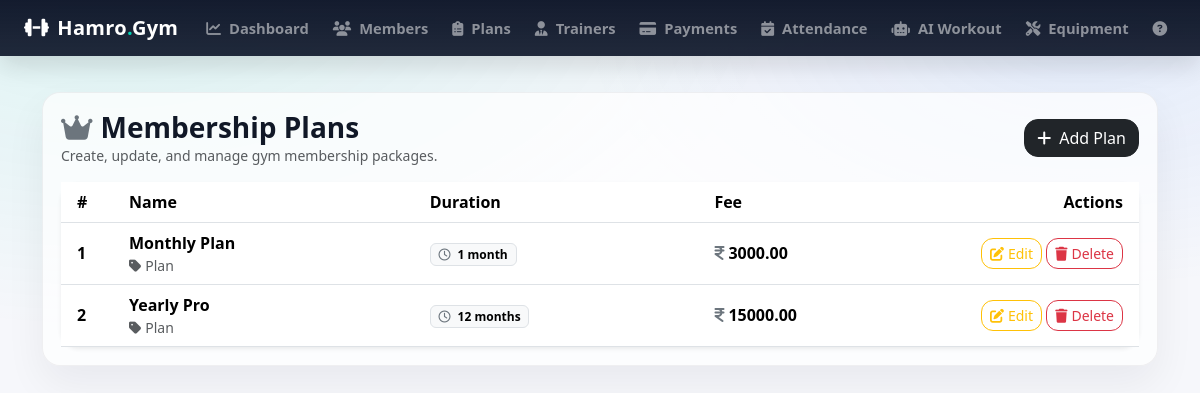
Before: /admin_plans/ (signed in) with the older database file.
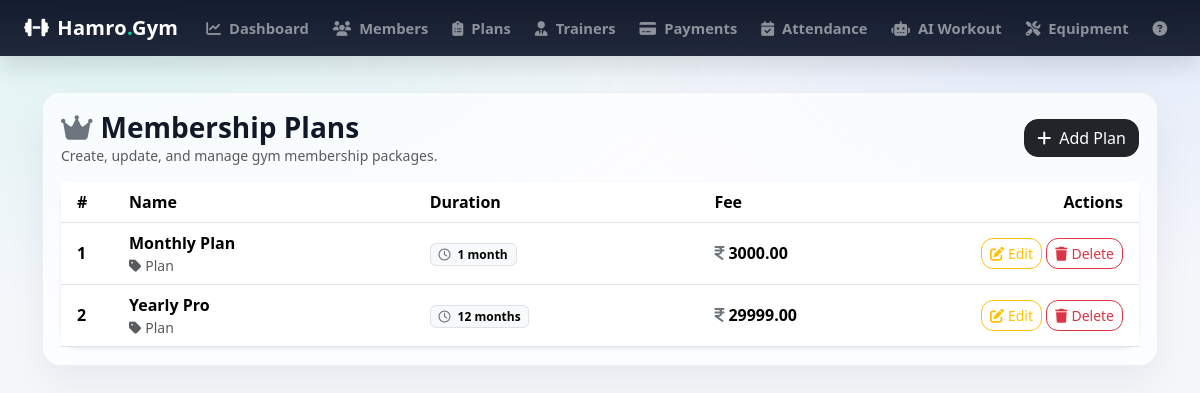
After: the same page with the newer database file.
### gymapp/models.py (models this page shows, shortened)
class MembershipPlan(models.Model):
    name = models.CharField(max_length=100)
    duration_months = models.PositiveIntegerField()
    fee = models.DecimalField(max_digits=10, decimal_places=2)
    description = models.TextField(blank=True)

### gymapp/views.py (the view)
    def wrapper(request, *args, **kwargs):
        if not request.user.is_authenticated or getattr(request.user, 'role', None) != 'ADMIN':
            messages.error(request, 'You must be logged in as an admin to access this page.')
            return redirect('admin_login')  # Redirect to the admin login page
        return view_func(request, *args, **kwargs)

### gymapp/views.py (called while the page is built)
def admin_required(view_func):
    def wrapper(request, *args, **kwargs):
        if not request.user.is_authenticated or getattr(request.user, 'role', None) != 'ADMIN':
            messages.error(request, 'You must be logged in as an admin to access this page.')
            return redirect('admin_login')  # Redirect to the admin login page
        return view_func(request, *args, **kwargs)
    return wrapper

@admin_required
def admin_plans_list(request):
    plans = MembershipPlan.objects.all().order_by('duration_months') # Fetch all membership plans from the database and order them by duration
    return render(request, 'admin_plans_list.html', {'plans': plans})

### gymapp/templates/admin_plans_list.html (shortened to what this page needs)
{% extends 'base.html' %}
{% block content %}
<div class="d-flex flex-wrap justify-content-between align-items-center gap-2 mb-3">
    <div>
        <h3 class="mb-0 fw-bold">
            <i class="fa-solid fa-crown me-2 text-secondary"></i>Membership Plans
        </h3>
        <div class="text-muted small">Create, update, and manage gym membership packages.</div>
    </div>
    <a href="{% url 'admin_plan_add' %}" class="btn btn-dark" style="border-radius:14px;">
        <i class="fa-solid fa-plus me-2"></i>Add Plan
    </a>
</div>
<div class="card border-0 shadow-sm" style="border-radius:18px;">
    <div class="card-body p-0">
        <div class="table-responsive">
            <table class="table table-hover align-middle mb-0">
                <thead style="background: rgba(15,23,42,.98); color: #fff;">
                <tr>
                    <th class="ps-3" style="width:60px;">#</th>
                    <th>Name</th>
                    <th>Duration</th>
                    <th>Fee</th>
                    <th class="text-end pe-3" style="width:190px;">Actions</th>
                </tr>
                </thead>
                <tbody>
                {% for p in plans %}
                    <tr>
                        <td class="ps-3 fw-semibold">{{ forloop.counter }}</td>
                        <td>
                            <div class="fw-semibold">{{ p.name }}</div>
                            <div class="small text-muted">
                                <i class="fa-solid fa-tag me-1"></i>Plan
                            </div>
                        </td>
                        <td class="text-nowrap">
                            <span class="badge text-bg-light border">
                                <i class="fa-regular fa-clock me-1 text-secondary"></i>
                                {{ p.duration_months }} month{% if p.duration_months|default:0|add:0 != 1 %}s{% endif %}
                            </span>
                        </td>
                        <td class="text-nowrap">
                            <span class="fw-bold">
                                <i class="fa-solid fa-indian-rupee-sign me-1 text-secondary"></i>{{ p.fee }}
                            </span>
                        </td>
                        <td class="text-end pe-3">
                            <a href="{% url 'admin_plan_edit' p.id %}"
                               class="btn btn-sm btn-outline-warning"
                               style="border-radius:12px;">
                                <i class="fa-solid fa-pen-to-square me-1"></i>Edit
                            </a>
                            <form method="post" action="{% url 'admin_plan_delete' p.id %}"
                                  class="d-inline-block">
                                <button type="submit"
                                        class="btn btn-sm btn-outline-danger"
                                        style="border-radius:12px;"
                                        onclick="return confirm('Delete this plan?');">
                                    <i class="fa-solid fa-trash me-1"></i>Delete
                                </button>
                            </form>
                        </td>
                    </tr>
                {% endfor %}
                </tbody>
            </table>
        </div>
    </div>
</div>
{% endblock %}

Changed rows visible on the page:
changed MembershipPlan "Yearly Pro": fee "15000.00" → "29999.00"
